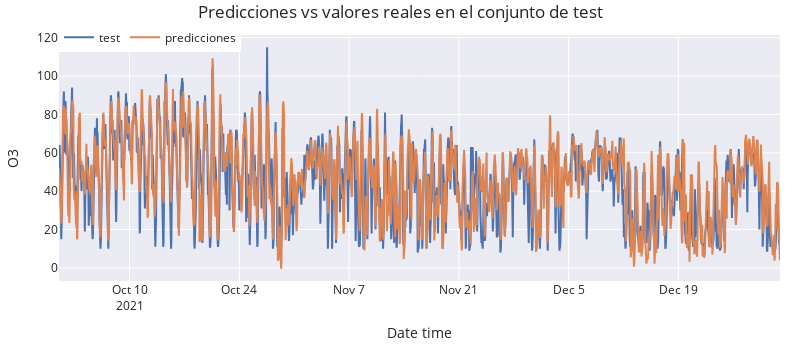

Here is the notebook cell this chart was saved with:
### Code cell
# Plotting predictions vs real values in the test set
# ==============================================================================
fig = go.Figure()
trace1 = go.Scatter(x=data_test.index, y=data_test['o3'], name="test", mode="lines")
trace2 = go.Scatter(x=predictions.index, y=predictions['o3'], name="predictions", mode="lines")
fig.add_trace(trace1)
fig.add_trace(trace2)
fig.update_layout(
    title="Prediction vs real values in the test set",
    xaxis_title="Date time",
    yaxis_title="O3",
    width=800,
    height=350,
    margin=dict(l=20, r=20, t=35, b=20),
    legend=dict(
        orientation="h",
        yanchor="top",
        y=1.05,
        xanchor="left",
        x=0
    )
)
fig.show()

### Figure 1 — Plotly figure (JSON) as saved in the notebook; plotly's stock layout.template omitted (floating-point values rounded to 4 significant figures; data arrays with more than 128 entries replaced by an {"elided": "..."} marker saying what was removed)
{"data": [{"mode": "lines", "name": "test", "type": "scatter", "x": {"elided": "2208 str values"}, "y": {"elided": "2208 float values"}}, {"mode": "lines", "name": "predicciones", "type": "scatter", "x": {"elided": "2208 str values"}, "y": {"elided": "2208 float values"}}], "layout": {"height": 350, "legend": {"orientation": "h", "x": 0, "xanchor": "left", "y": 1.05, "yanchor": "top"}, "margin": {"b": 20, "l": 20, "r": 20, "t": 35}, "title": {"text": "Predicciones vs valores reales en el conjunto de test"}, "width": 800, "xaxis": {"title": {"text": "Date time"}}, "yaxis": {"title": {"text": "O3"}}}}
